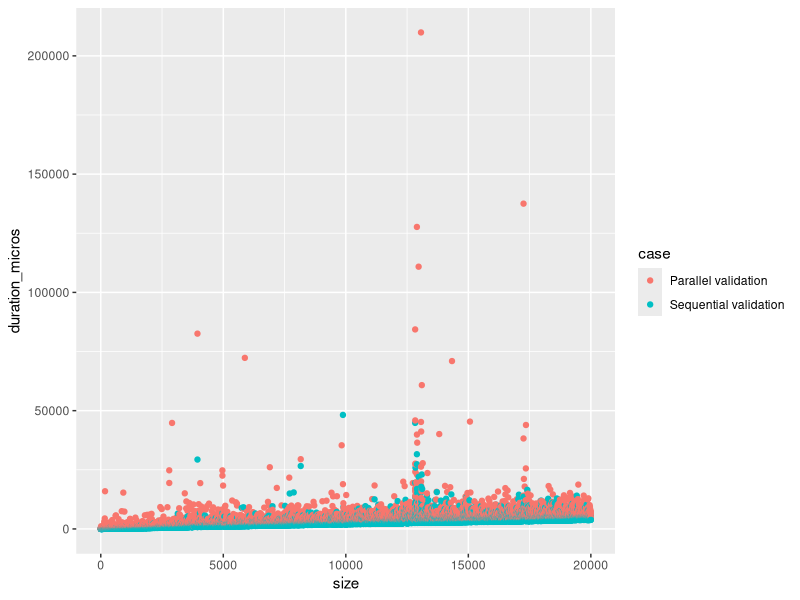
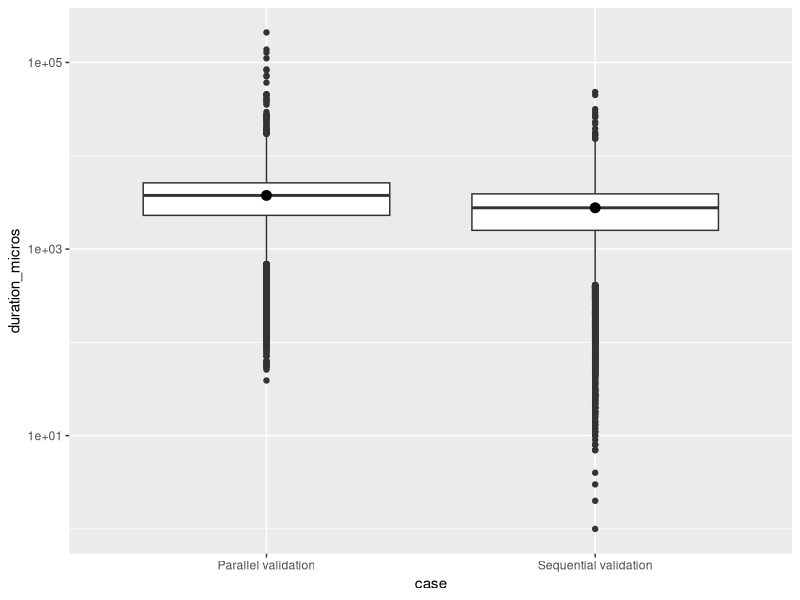

Generate these figures, in order, with R:
library(tidyverse)

benchmark_results <- readr::read_csv("benchmark-data/benchmark-table.csv")

scatter <- 
  ggplot(benchmark_results, aes(x = size, y = duration_micros)) +
    geom_jitter(aes(col = case))

box_plot <-
  ggplot(benchmark_results, aes(x = case, y = duration_micros)) +
    geom_boxplot() +
  stat_summary(
    fun.y = median,
    geom = "point",
    size = 3
  ) + 
  scale_y_continuous(trans='log10')

ggsave("benchmark-table-validation-scatter.png", scatter)
ggsave("benchmark-table-validation-boxplot.png", box_plot)

global_summary <- summary(benchmark_results)

seq_summary <- 
  benchmark_results %>%
  filter(case == "Sequential validation") %>%
  summary()

par_summary <- 
  benchmark_results %>%
  filter(case == "Parallel validation") %>%
  summary()
